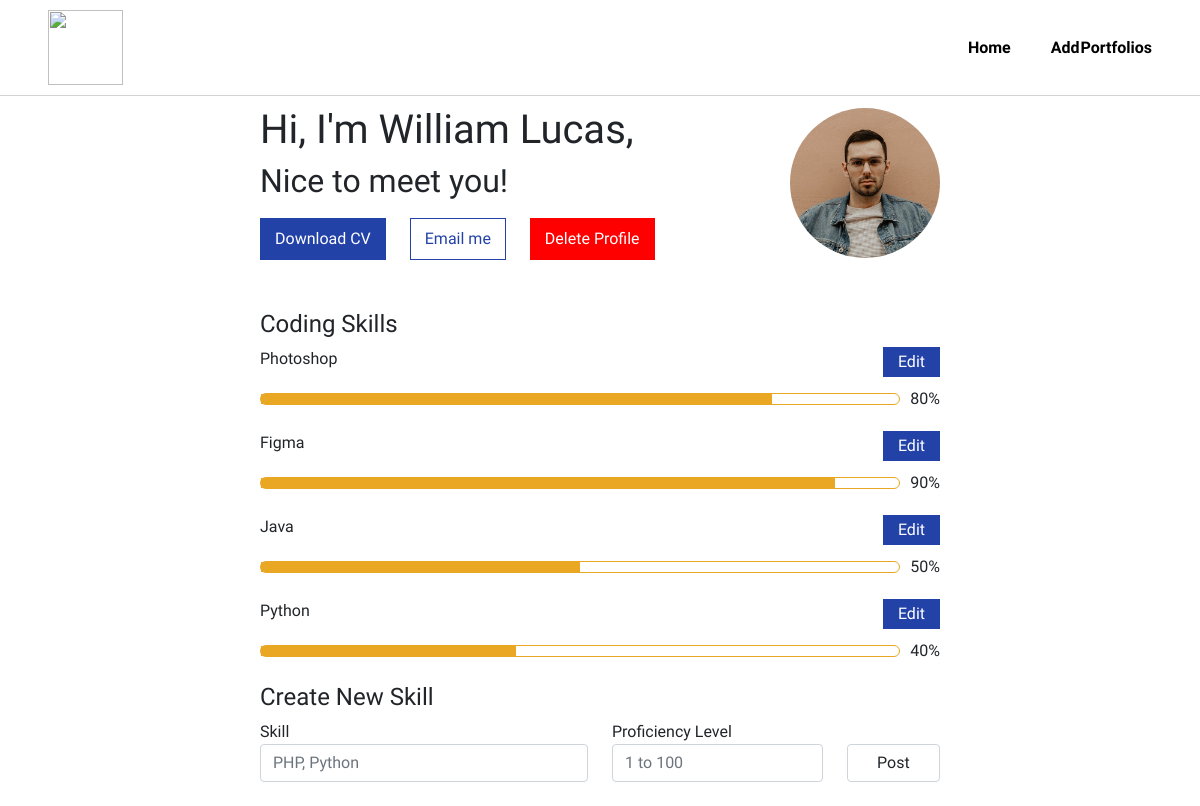
/post/16/, run on the app's committed database.
### profiles/models.py (models this page shows, shortened)
class Profile(models.Model):
    name = models.CharField(max_length=100)
    email = models.EmailField()
    cv = models.FileField(upload_to='cv/')
    photo = models.ImageField(upload_to='photo/')

class SkillSet(models.Model):
    profile = models.ForeignKey(Profile, on_delete=models.DO_NOTHING)
    skill_name = models.CharField(max_length=100)
    proficiency_level = models.IntegerField()

### profiles/views.py (the view)
# urls.py: path('post/<int:pk>/',ProfileDetailView.as_view(),name='post-detail'),
class ProfileDetailView(DetailView):
    model = Profile
    template_name = 'profiles/skillset_detail.html'
    def get_context_data(self, **kwargs):
        pk = self.kwargs['pk']
        profile =Profile.objects.get(pk = pk)
        form = SkillSetForm()
        context = super().get_context_data(**kwargs)
        context['profile'] = profile
        context['skills'] = SkillSet.objects.filter(profile = profile)
        context['form'] = form
        return context

### profiles/forms.py
class SkillSetForm(forms.ModelForm):
    def __init__(self, *args, **kwargs):
        super(SkillSetForm, self).__init__(*args,**kwargs)
        for name in self.fields.keys():
            self.fields[name].widget.attrs.update({
                'class':'form-control'
            })
        self.fields['skill_name'].widget.attrs['placeholder'] = 'Php, Python, etc'
        self.fields['proficiency_level'].widget.attrs['placeholder'] = '1 to 100'
        self.fields['proficiency_level'].widget.attrs['max'] = '100'
        self.fields['proficiency_level'].widget.attrs['max'] = '1'
    class Meta:
        model = SkillSet
        exclude = ('profile',)

### profiles/templates/profiles/skillset_detail.html (shortened to what this page needs)
{% extends "base.html" %}
{% block content %}
<div class="container detail mb-4">
    <div class="detail-body">
        <div class="body-header">
            <div class="profile-div">
                <div class="profile-details">
                    <span class="h1">Hi, I'm {{profile.name}},</span>
                    <span class="h2">Nice to meet you!</span>
                </div>
                <div class="profile-contact">
                    <a href="{{profile.cv.url}}" download mb-2><button class="profile-btn cv-btn">Download CV</button></a>
                    <a href="mailto:{{profile.email}}" mb-2><button class="profile-btn ctc-btn">Email me</button></a>
                    <a href="/{{profile.pk}}/delete/" mb-2><button class="profile-btn del-btn">Delete Profile</button></a>
                </div>
            </div>
            <div class="profile-img">
                <img src="{{profile.photo.url}}" alt="">
            </div>
        </div>
        <div class="profile-skills">
            <div class="h4">Coding Skills</div>
            {%for skill in skills%}
            <div class="profile-skill-div">
                <div class="skill-name">
                    <div class="h6">{{skill.skill_name}}</div>
                    <button type="button" data-toggle="modal" data-target="#edit-form-{{skill.id}}" class="edit-profile">
                        Edit
                    </button>
                </div>
                <div class="p-div">
                    <div class="p-level">
                        <div class="overlay" style="width:{{skill.proficiency_level}}%;"></div>
                    </div>
                    <div class="p-level-value">{{skill.proficiency_level}}%</div>
                </div>
            </div>
            {%endfor%}
        </div>
        <form class="create-skill" action="/post/create-skill/{{profile.id}}/" method="POST">
            <div class="h4">Create New Skill</div>
            <div class="form-row">
                <div class="form-row row">
                    <div class="form-group col-md-6">
                        <label for="inputSkill">Skill</label>
                        <input type="text" class="form-control" id="inputSkill" name="skill_name" placeholder="PHP, Python">
                    </div>
                    <div class="form-group col-md-4">
                        <label for="inputPl" >Proficiency Level</label>
                        <input type="number" class="form-control" id="inputPl" name="proficiency_level" min="1" max="100" placeholder="1 to 100">
                    </div>
                    <div class="form-group col-md-2">
                        <input type="submit" class="form-control" value="Post">
                    </div>
                </div>
            </div>
        </form>
    </div>
</div>
{% endblock content %}

### static/scss/main.css (style rules this page uses)
body { font-family: "Courier Prime", monospace; }
.detail { display: -webkit-box; display: -ms-flexbox; display: flex; -webkit-box-orient: vertical; -webkit-box-direction: normal; -ms-flex-direction: column; flex-direction: column; -webkit-box-pack: center; -ms-flex-pack: center; justify-content: center; -webkit-box-align: center; -ms-flex-align: center; align-items: center; }
.detail-body { width: 680px; }
.body-header { display: -webkit-box; display: -ms-flexbox; display: flex; -webkit-box-align: center; -ms-flex-align: center; align-items: center; -webkit-box-pack: justify; -ms-flex-pack: justify; justify-content: space-between; margin-bottom: 50px; }
.profile-div .profile-details { display: -webkit-box; display: -ms-flexbox; display: flex; -webkit-box-orient: vertical; -webkit-box-direction: normal; -ms-flex-direction: column; flex-direction: column; font-family: "Courier Prime", monospace; margin-bottom: 10px; }
.profile-img { height: 150px; width: 150px; -o-object-fit: contain; object-fit: contain; }
.profile-img img { width: 100%; height: 100%; border-radius: 50%; }
.profile-contact .profile-btn { padding: 8px 14px; font-weight: 500; }
.profile-contact a { margin-right: 20px; }
.profile-contact .cv-btn { border: 1px solid #2342a8; background-color: #2342a8; color: white; }
.profile-contact .del-btn { border: 1px solid red; background-color: red; color: white; }
.profile-contact .ctc-btn { background: none; border: 1px solid #2342a8; color: #2342a8; }
.profile-skill-div { margin-bottom: 20px; }
.profile-skill-div .skill-name { display: -webkit-box; display: -ms-flexbox; display: flex; -webkit-box-pack: justify; -ms-flex-pack: justify; justify-content: space-between; -webkit-box-align: center; -ms-flex-align: center; align-items: center; margin-bottom: 10px; }
.profile-skill-div .edit-profile { background-color: #2342a8; border: 1px solid #2342a8; color: white; padding: 2px 14px; }
.p-div { display: -webkit-box; display: -ms-flexbox; display: flex; -webkit-box-align: center; -ms-flex-align: center; align-items: center; }
.p-level { width: 100%; height: 10px; border-radius: 10px; border: 1px solid #E9A724; margin-right: 10px; -webkit-box-sizing: content-box; box-sizing: content-box; }
.overlay { background-color: #E9A724; -webkit-box-sizing: content-box; box-sizing: content-box; height: 100%; }

### data on the page
Profile: name "William Lucas", photo (picture)
SkillSet: skill_name "Photoshop", proficiency_level "80"
SkillSet: skill_name "Figma", proficiency_level "90"
SkillSet: skill_name "Java", proficiency_level "50"
SkillSet: skill_name "Python", proficiency_level "40"
